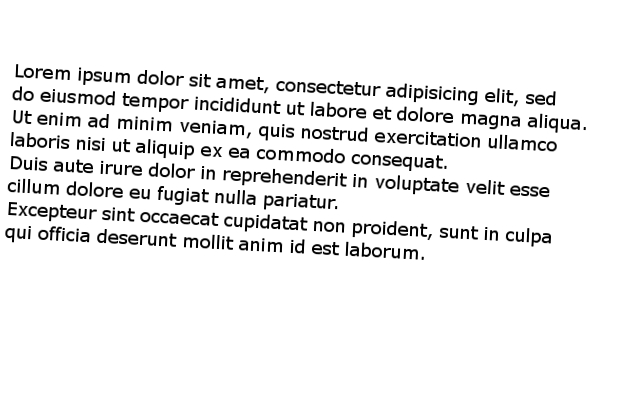
#> input picture examples/rotated/p3.jpeg, 640 x 400 px, given in place of p3.png, which was not available
$ python gaussian_blur.py
#> lines starting #> are read from the running program, lines starting #| are printed output that depends on the picture; pictures that were not available may be replaced by others from this repository, and a replacement may not be noted
import os

import cv2
import numpy
import numpy as np
from matplotlib import pyplot as plt

src = cv2.imread('examples' + os.sep + 'rotated' + os.sep + 'p3.png')
#> src is the input picture: shape (400, 640, 3); min 0, max 255, mean 237.7

# apply guassian blur on src image
dst = cv2.GaussianBlur(src, (5, 5), cv2.BORDER_DEFAULT)
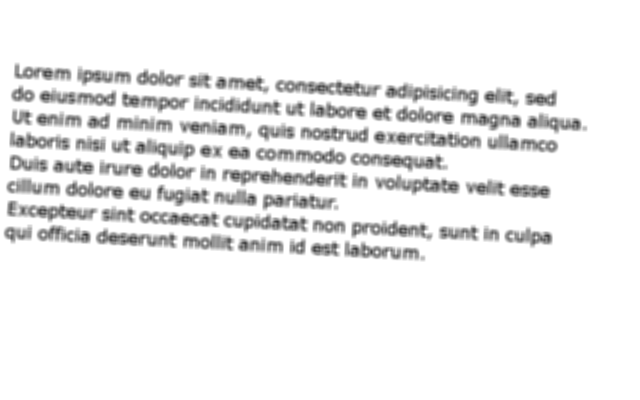
#> dst: shape (400, 640, 3); min 55, max 255, mean 237.7

# display input and output image
cv2.imshow("Gaussian Smoothing", numpy.hstack((src, dst)))
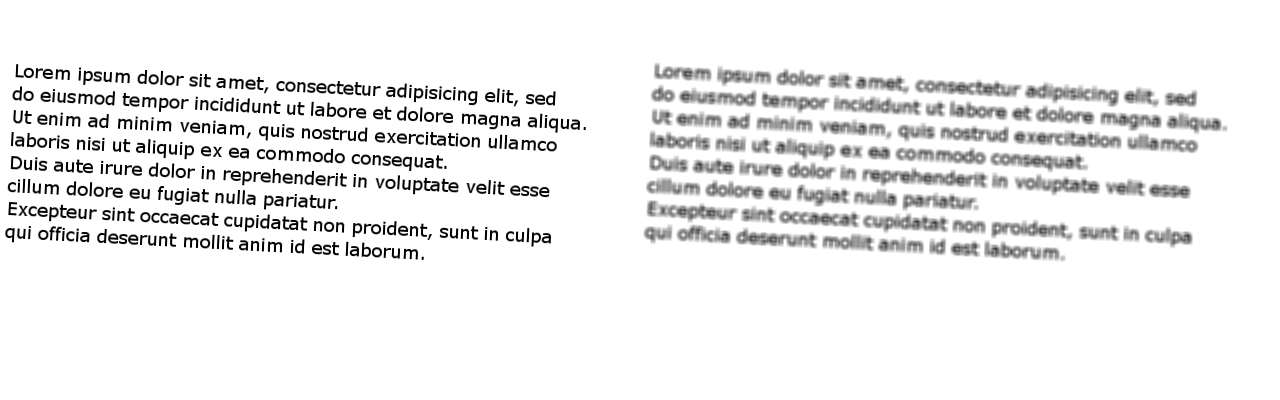
#> window 'Gaussian Smoothing': shape (400, 1280, 3); min 0, max 255, mean 237.7
cv2.waitKey(0)  # waits until a key is pressed
cv2.destroyAllWindows()  # destroys the window showing image

$ run again, with examples/rotated/p16.jpeg copied over examples/rotated/p3.jpeg
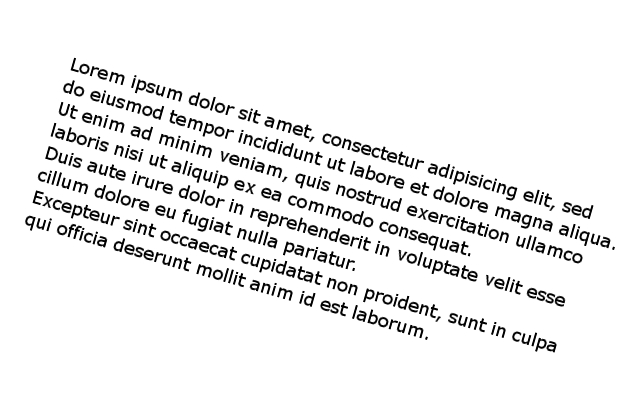
#> input picture examples/rotated/p16.jpeg, 640 x 400 px, given in place of p3.png, which was not available
#> src is the input picture: shape (400, 640, 3); min 0, max 255, mean 237.7
#> `dst = cv2.GaussianBlur(src, (5, 5), cv2.BORDER_DEFAULT)`:
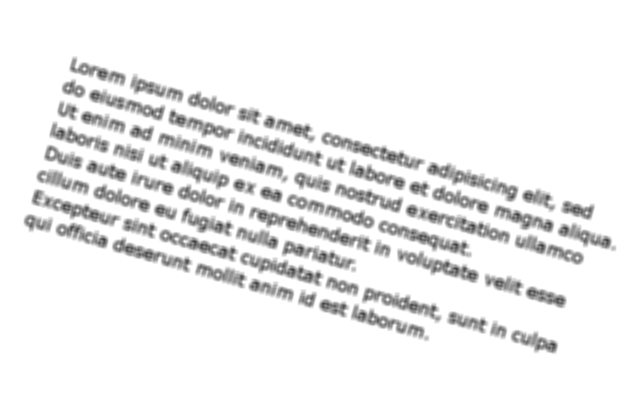
#> dst: shape (400, 640, 3); min 60, max 255, mean 237.7
#> `cv2.imshow("Gaussian Smoothing", numpy.hstack((src, dst)))`:
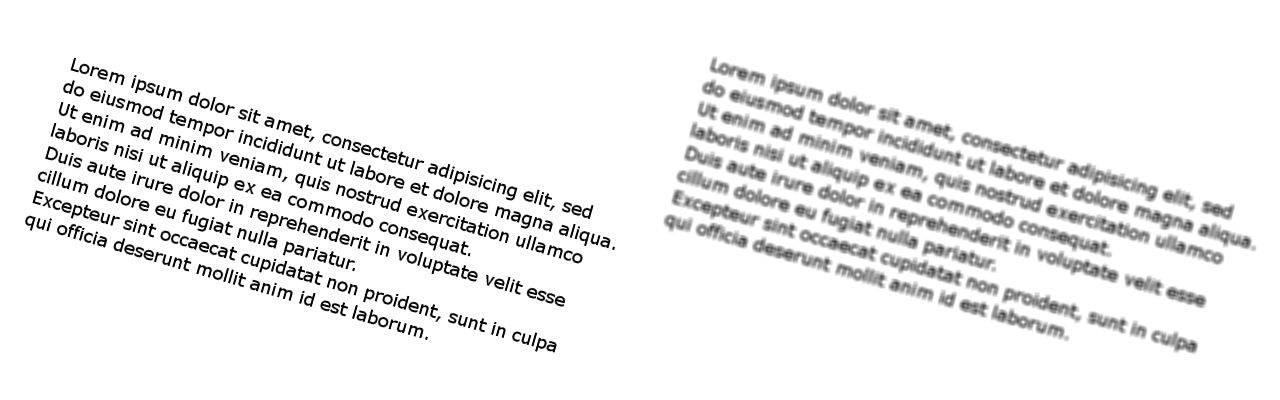
#> window 'Gaussian Smoothing': shape (400, 1280, 3); min 0, max 255, mean 237.7

$ run again, with examples/rotated/p24.jpeg copied over examples/rotated/p3.jpeg
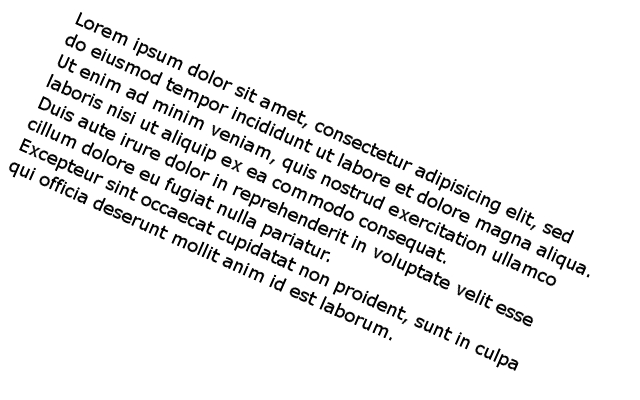
#> input picture examples/rotated/p24.jpeg, 640 x 400 px, given in place of p3.png, which was not available
#> src is the input picture: shape (400, 640, 3); min 0, max 255, mean 237.7
#> `dst = cv2.GaussianBlur(src, (5, 5), cv2.BORDER_DEFAULT)`:
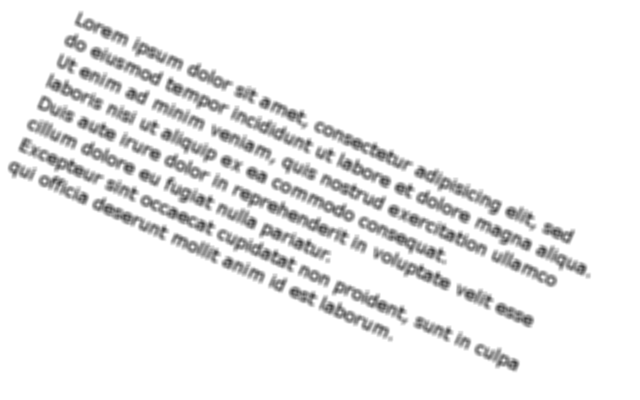
#> dst: shape (400, 640, 3); min 66, max 255, mean 237.7
#> `cv2.imshow("Gaussian Smoothing", numpy.hstack((src, dst)))`:
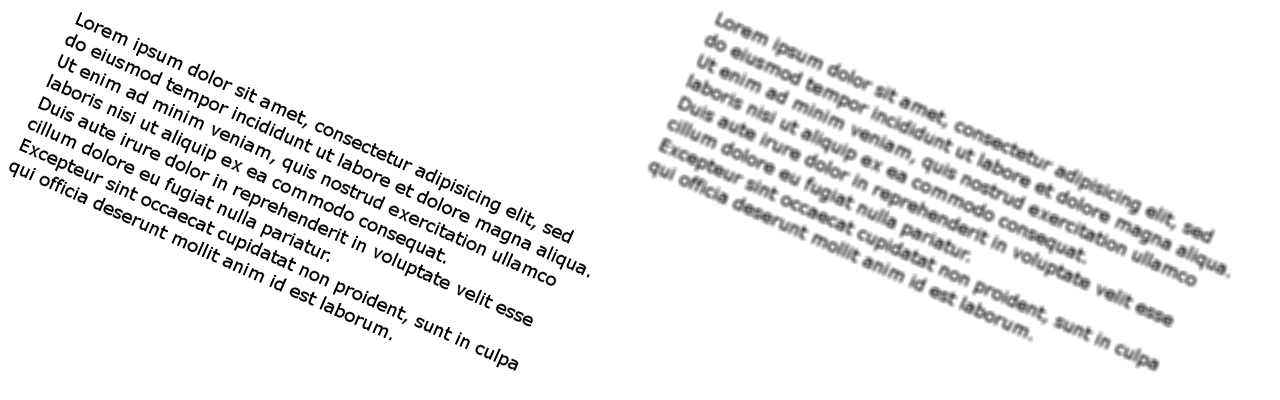
#> window 'Gaussian Smoothing': shape (400, 1280, 3); min 0, max 255, mean 237.7

$ run again, with examples/rotated/m20.jpeg copied over examples/rotated/p3.jpeg
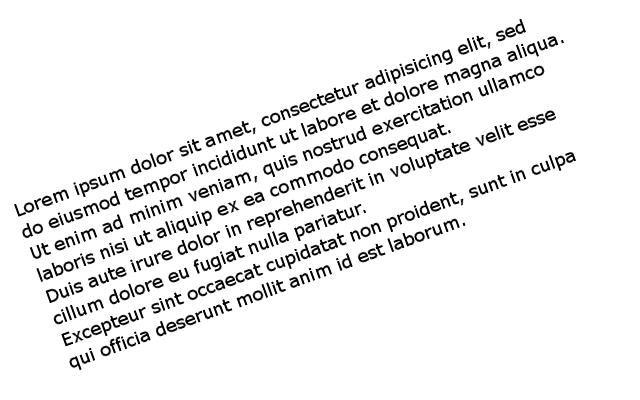
#> input picture examples/rotated/m20.jpeg, 640 x 400 px, given in place of p3.png, which was not available
#> src is the input picture: shape (400, 640, 3); min 0, max 255, mean 237.7
#> `dst = cv2.GaussianBlur(src, (5, 5), cv2.BORDER_DEFAULT)`:
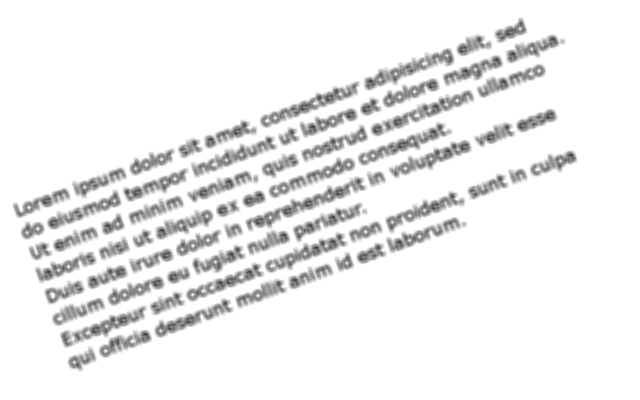
#> dst: shape (400, 640, 3); min 57, max 255, mean 237.7
#> `cv2.imshow("Gaussian Smoothing", numpy.hstack((src, dst)))`:
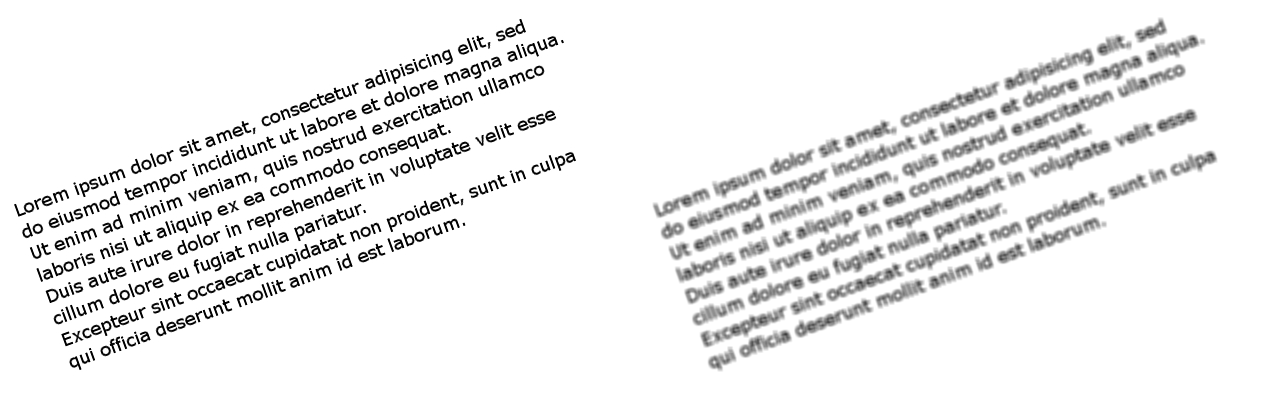
#> window 'Gaussian Smoothing': shape (400, 1280, 3); min 0, max 255, mean 237.7
